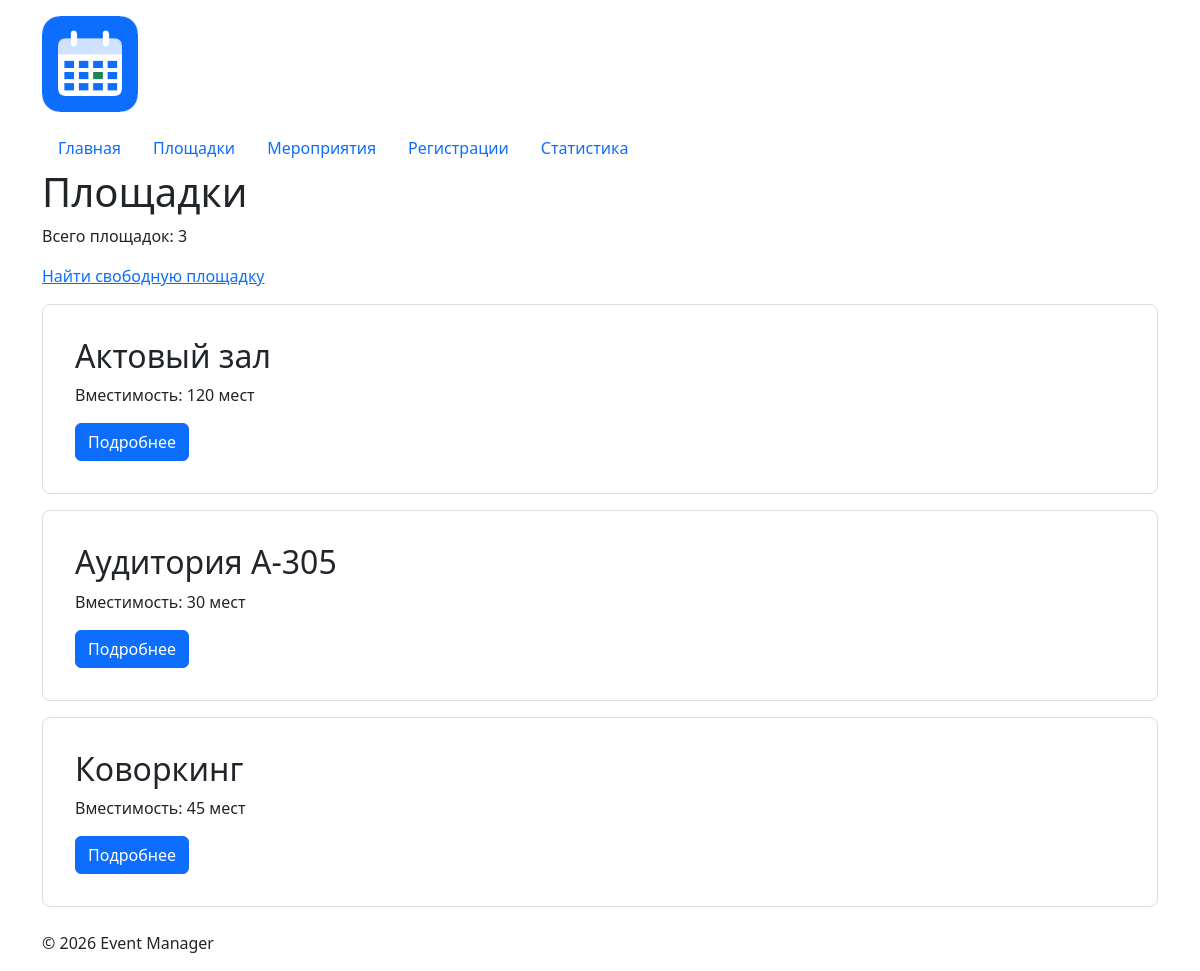
Screenshot of /venues/ with the database file from the repository.
### venues/views.py (the view)
# urls.py: path("venues/", include("venues.urls")),
def venues(request):
    with closing(get_connection()) as conn:
        venues_list = conn.execute(
            """
            SELECT id, name, address, capacity
            FROM venues
            ORDER BY name;
            """
        ).fetchall()
    return render(
        request,
        "venues/venue_list.html",
        {"venues": venues_list},
    )

### db/database.py (called while the page is built)
def get_connection(path: Path = DB_PATH) -> sqlite3.Connection:
    conn = sqlite3.connect(path)
    conn.execute("PRAGMA foreign_keys = ON")
    conn.row_factory = sqlite3.Row
    return conn

### venues/templates/venues/venue_list.html (shortened to what this page needs)
{% extends "base.html" %}
{% block content %}
    <h1>Площадки</h1>
    <p>
        Всего площадок: {{ venues|length }}
    </p>
    <p>
        <a href="{% url 'venues:available' %}">
            Найти свободную площадку
        </a>
    </p>
    {% for venue in venues %}
        {% include "venues/includes/venue_card.html" %}
    {% empty %}
        <p>Площадки не найдены.</p>
    {% endfor %}
{% endblock %}

### venues/templates/venues/includes/venue_card.html
<article class="card venue-card mb-3">
    <div class="card-body">
        <h2 class="card-title">
            {{ venue.name|default:"Без названия" }}
        </h2>
        <p class="card-text">
            Вместимость: {{ venue.capacity }} мест
        </p>
        <a
            href="{% url 'venues:detail' venue.id %}"
            class="btn btn-primary"
        >
            Подробнее
        </a>
    </div>
</article>

### homepage/static/homepage/css/style.css (style rules this page uses)
body { min-height: 100vh; }
.venue-card, .event-card { margin-bottom: 1rem; padding: 1rem; border: 1px solid #ddd; border-radius: 8px; }

### rows the page displays
venues: name "Актовый зал", capacity "120"
venues: name "Аудитория А-305", capacity "30"
venues: name "Коворкинг", capacity "45"

### other values shown
{{ venues|length }} "3"
